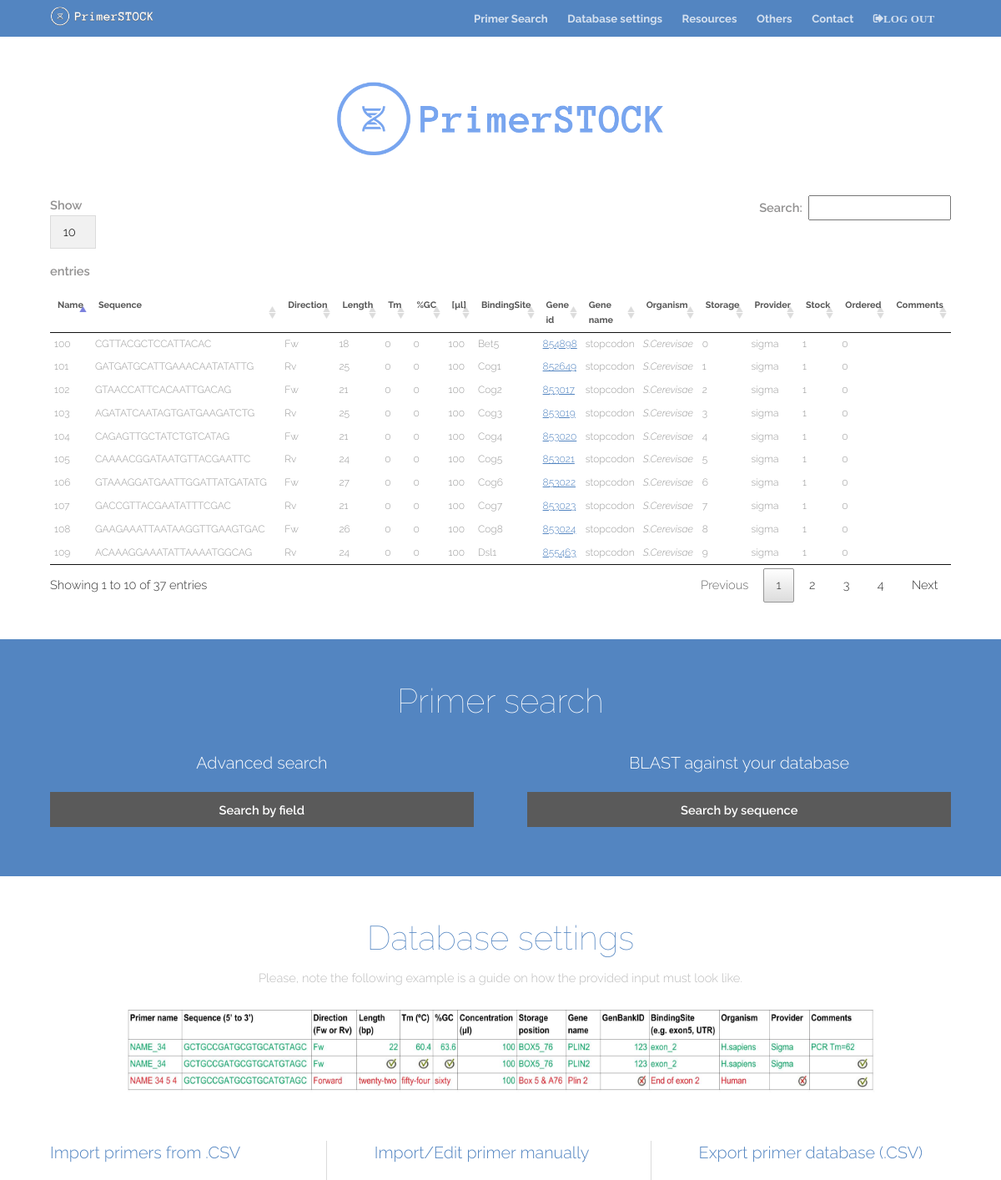
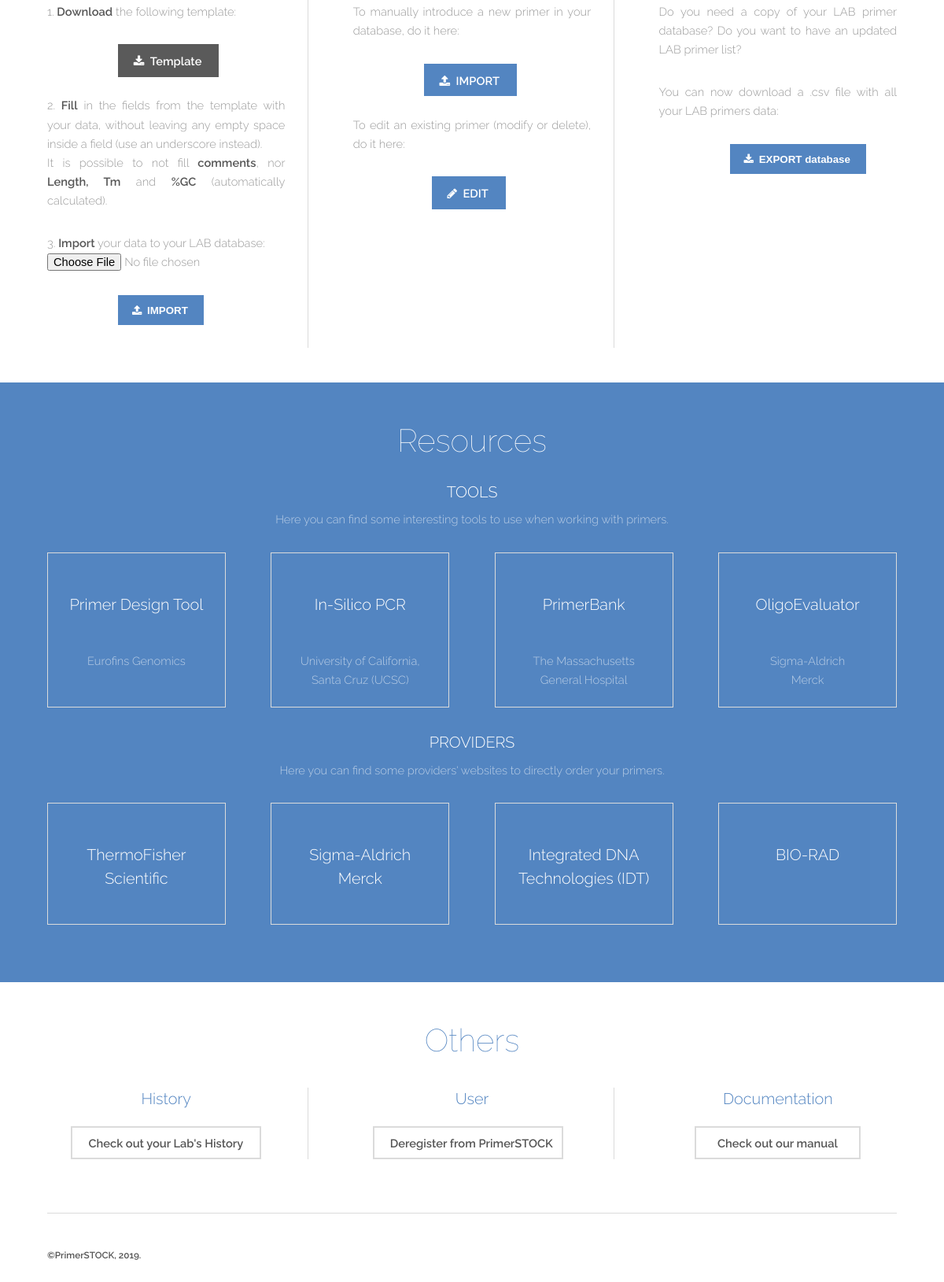
The app's page /users/users.php (signed in) with its own data (2 pictures, top to bottom).
### tables this page shows
CREATE TABLE `Primer` (
  `idPrimer` varchar(45) NOT NULL,
  `Primer_name` varchar(45) NOT NULL,
  `Sequence_5to3` varchar(45) NOT NULL,
  `Direction_FwRv` varchar(2) NOT NULL,
  `Length` int(11) NOT NULL,
  `Tm` decimal(2,0) NOT NULL,
  `pGC` decimal(2,0) NOT NULL,
  `Concentration` decimal(3,0) NOT NULL,
  `Storage_position` varchar(10) DEFAULT NULL,
  `Comments` varchar(50) DEFAULT NULL,
  `Ordered_idOrdered` int(11) NOT NULL,
  `Lab_idLabs` int(11) NOT NULL,
  `Stock_idStock` int(11) NOT NULL,
  `Provider_idProvider` int(11) NOT NULL,
  `BindingSite_idBindingSite` varchar(45) NOT NULL
);

CREATE TABLE `Target` (
  `GenBank_id` int(11) NOT NULL,
  `Target_name` varchar(45) NOT NULL,
  `Organism_idOrganism` int(11) NOT NULL
);

CREATE TABLE `BindingSite` (
  `idBindingSite` varchar(45) NOT NULL,
  `BindingSite_name` varchar(45) NOT NULL,
  `Target_GenBank_id` int(11) NOT NULL
);

CREATE TABLE `Organism` (
  `idOrganism` int(11) NOT NULL,
  `Taxonomic_name` varchar(45) NOT NULL
);

CREATE TABLE `Provider` (
  `idProvider` int(11) NOT NULL,
  `Provider_name` varchar(45) NOT NULL
);

CREATE TABLE `Stock` (
  `idStock` int(11) NOT NULL,
  `in_stock` binary(1) DEFAULT NULL
);

CREATE TABLE `Ordered` (
  `idOrdered` int(11) NOT NULL,
  `is_ordered` binary(1) DEFAULT NULL
);

### users/users.php (the view, shortened to what this page needs)
<?php
$con = getdb();
$lab = $_SESSION['wlab'];
?>
<!DOCTYPE HTML>
<html>
	<head>
		<link rel="stylesheet" href="../assets/css/main.css" />
    <link rel="stylesheet" href="../DataTable/jquery.dataTables.min.css"/>
	</head>
	<body class="subpage">
			<header id="header">
				<div class="inner">
					<a href="../index.php" class="logo"><img src="../images/PrimerStock.svg" alt="logo" height="40" width="125"/></a>
					<nav id="nav">
						<a href="#two">Primer Search</a>
						<a href="#three">Database settings</a>
						<a href="#four">Resources</a>
						<a href="#five">Others</a>
						<a href="../index.php#five">Contact</a>
						<a href="logout.php" class="fa fa-sign-out">LOG OUT<a/>
					</nav>
				</div>
			</header>
		<section id="one" class="wrapper">
		<div class="inner">
					<header class="align-center">
						<img src="../images/PrimerStock_blue.svg" alt="logo" height="150" width="400" class="responsive-a"/>
					</header>
					<table border="0" cellspacing="2" cellpadding="4" id="dataTable">
                    <thead>
                        <tr>
                    <th>Name</th>
                    <th>Sequence</th>
                    <th>Direction</th>
                    <th>Length</th>
                    <th>Tm</th>
                    <th>%GC</th>
                    <th>[µl]</th>
                    <th>BindingSite</th>
                    <th>Gene id</th>
                    <th>Gene name</th>
                    <th>Organism</th>
                    <th>Storage</th>
                    <th>Provider</th>
                    <th>Stock</th>
                    <th>Ordered</th>
                    <th>Comments</th>
                        </tr>
                    </thead>
                   <tbody>
		<?php
		$Sql = "SELECT Primer.Primer_name, Primer.Sequence_5to3, Primer.Direction_FwRv, Primer.Tm, Primer.`pGC`, Primer.Concentration, Primer.Storage_position, Primer.Provider_idProvider, Primer.BindingSite_idBindingSite,  Primer.Comments, Primer.Length, Provider.Provider_name, BindingSite.BindingSite_name, BindingSite.Target_GenBank_id, Target.Target_name, Target.Organism_idOrganism, Organism.Taxonomic_name, Stock.in_stock, Ordered.is_ordered FROM Primer
INNER JOIN Provider ON Primer.Provider_idProvider = Provider.idProvider
INNER JOIN BindingSite ON Primer.BindingSite_idBindingSite = BindingSite.idBindingSite
INNER JOIN Target ON BindingSite.Target_GenBank_id = Target.GenBank_id
INNER JOIN Organism ON Target.Organism_idOrganism = Organism.idOrganism
INNER JOIN Stock ON Primer.Stock_idStock = Stock.idStock
INNER JOIN Ordered ON Primer.Ordered_idOrdered = Ordered.idOrdered WHERE Primer.Lab_idLabs = $lab";
         $result = mysqli_query($con, $Sql);
         if (mysqli_num_rows($result) > 0) {
            while($row = mysqli_fetch_assoc($result)) {
            	?>
            	<tr>
                   <td><?php print $row['Primer_name']; ?></td>
                   <td><?php print $row['Sequence_5to3'] ?></td>
                   <td><?php print $row['Direction_FwRv'] ?></td>
                   <td><?php print $row['Length'] ?></td>
                   <td><?php print $row['Tm'] ?></td>
                   <td><?php print $row['pGC'] ?></td>
                   <td><?php print $row['Concentration'] ?></td>
                   <td><?php print $row['Target_name'] ?></td>
                   <td> <a href="https://www.ncbi.nlm.nih.gov/gene/<?php print $row['Target_GenBank_id'] ?> " target="_blank"><?php print $row['Target_GenBank_id'] ?></a></td>
                   <td><?php print $row['BindingSite_name'] ?></td>
                   <td><i><?php print $row['Taxonomic_name'] ?></i></td>
                   <td><?php print $row['Storage_position'] ?></td>
                   <td><?php print $row['Provider_name'] ?></td>
                   <td><?php print $row['in_stock'] ?></td>
                   <td><?php print $row['is_ordered'] ?></td>
                   <td><?php print $row['Comments'] ?></td>
                </tr>
                <?php
            }
        }
 ?>
    	</tbody>
        </table>
		</div>
		</section>
		<section id="two" class="wrapper style1 special">
			<div class="inner">
					<header class="align-center">
						<h2>Primer search</h2>
					</header>
			<div class="flex flex-2">
				<article>
					<header>
						<h3 align="center">Advanced search</h3>
					</header>
					<footer>
						<a href="../searchfield/advsearchform.php"class="button fit">Search by field</a>
					</footer>
				</article>
				<article>
					<header>
						<h3 align="center">BLAST against your database</h3>
					</header>
					<footer>
						<a href="../blast/blast.php" class="button fit">Search by sequence</a>
					</footer>
				</article>
			</div>
		</section>
		<section id="three" class="wrapper">
				<div class="inner">
					<header class="align-center">
							<h2>Database settings</h2>
							<p>Please, note the following example is a guide on how the provided input must look like.</p>
							<img src="../images/importdata.jpg" height="125" width="900"/>
					</header>
					<div class="flex flex-3">
							<article>
								<header>
									<h3>Import primers from .CSV</h3>
								</header>
								<p align="justify">	1. <b>Download</b> the following template:</p>
									<a href="../importdata/import_template.csv" download="import_template.csv" class="button icon fa-download" style="margin-left: 90px">Template</a>
								<p align="justify"><br>2. <b>Fill</b> in the fields from the template  with your data, without
									leaving any empty space inside a field (use an underscore instead). <br>It is possible to not fill <b>comments</b>, nor <b>Length, Tm </b>and<b> %GC </b>(automatically calculated). </br></p>
									<form class="form-horizontal" action="../importdata/import.php" method="post" name="upload_excel" enctype="multipart/form-data">
										<fieldset>
								<p align="justify">3. <b>Import</b> your data to your LAB database:</br>
									<input type="file" name="file" id="file" accept=".csv" required ></p>
									<button type="submit" id="submit" name="Import" class="button special icon fa-upload" data-loading-text="Loading..."  style="margin-left: 90px">IMPORT</button>
									</fieldset></form>
							</article>
							<article>
								<header>
									<h3>Import/Edit primer manually</h3>
								</header>
								<p align="justify">To manually introduce a new primer in your database, do it here:</p>
								<a href="../importdata/man_importform.php" class="button special icon fa-upload" style="margin-left: 90px">IMPORT</a>
								<p align="justify"></br>To edit an existing primer (modify or delete), do it here:</p>
								<a href="../importdata/modifyprimerform.php" class="button special icon fa-pencil" style="margin-left: 100px">EDIT</a>
							</article>
							<article>
								<header>
									<h3>Export primer database (.CSV)</h3>
								</header>
								<p align="justify">Do you need a copy of your LAB primer database? Do you want to have an updated LAB primer list?</br></p>
								<p align="justify">You can now download a .csv file with all your LAB primers data:
								<form class="form-horizontal" action="../exportdata/export.php" method="post" name="upload_excel" enctype="multipart/form-data">
									<button type="submit" name="Export" class="button special icon fa-download" style="margin-left: 90px">EXPORT database</button>
								</form></p>
							</article>
				</div>
			</section>
			<section id="four" class="wrapper style1 special">
			<div class="inner">
					<header class="align-center">
						<h2>Resources</h2>
						<h3>TOOLS</h3>
						<p>Here you can find some interesting tools to use when working with primers.</p>
					</header>
					<div class="flex flex-4">
						<div class="box" onclick="location.href='https://www.eurofinsgenomics.eu/en/ecom/tools/pcr-primer-design/';" style="cursor: pointer;">
						<p align = "center"><h3>Primer Design Tool</h3><br>Eurofins Genomics</p>
						</div>
						<div class="box" onclick="location.href='https://genome.ucsc.edu/cgi-bin/hgPcr';" style="cursor: pointer;">
						<p align="center"><h3>In-Silico PCR</h3><br>University of California, Santa Cruz (UCSC)</p>
						</div>
						<div class="box" onclick="location.href='https://pga.mgh.harvard.edu/primerbank/';" style="cursor: pointer;">
						<p align = "center"><h3>PrimerBank</h3><br>The Massachusetts General Hospital</p>
						</div>
						<div class="box" onclick="location.href='http://www.oligoevaluator.com/OligoCalcServlet';" style="cursor: pointer;">
						<p align = "center"><h3>OligoEvaluator</h3><br>Sigma-Aldrich<br>Merck</p>
						</div>
					</div>
					<header class="align-center">
						<h3>PROVIDERS</h3>
						<p>Here you can find some providers' websites to directly order your primers.</p>
					</header>
					<div class="flex flex-4">
						<div class="box" onclick="location.href='https://www.thermofisher.com/es/en/home/life-science/oligonucleotides-primers-probes-genes.html';" style="cursor: pointer;">
						<p align = "center"><h3>ThermoFisher Scientific</h3></p>
						</div>
						<div class="box" onclick="location.href='https://www.sigmaaldrich.com/configurator/servlet/DesignCenter?customName=customoligo';" style="cursor: pointer;">
						<p align="center"><h3>Sigma-Aldrich<br>Merck</h3></p>
						</div>
						<div class="box" onclick="location.href='https://eu.idtdna.com/pages/products/custom-dna-rna';" style="cursor: pointer;">
						<p align = "center"><h3>Integrated DNA Technologies (IDT)</h3></p>
						</div>
						<div class="box" onclick="location.href='http://www.bio-rad.com/es-es/product/primepcr-pcr-primers-assays-arrays?ID=M0HROA15';" style="cursor: pointer;">
						<p align = "center"><h3>BIO-RAD</h3><br></p>
						</div>
					</div>
			</div>
			</section>
			<section id="five" class="wrapper">
					<div class="inner">
						<header class="align-center">
							<h2>Others</h2>
						</header>
					<div class="flex flex-3">
							<article>
								<header>
									<h3 align="center">History</h3>
								</header>
						<a href="history.php" class="button alt" style="width:80%; margin-left: 30px" >Check out your Lab's History</a>
							</article>
							<article>
								<header>
									<h3 align="center">User</h3>
								</header>
						<a href="delete.php" class="button alt" style="width:80%; margin-left: 25px" >Deregister from PrimerSTOCK</a>
							</article>
					<article>
								<header>
									<h3 align="center">Documentation</h3>
								</header>
						<a href="history.php" class="button alt" style="width:70%; margin-left: 45px" >Check out our manual</a>
							</article>
						</div>
					</div>
					<br>
				</section>
			<footer id="footer">
				<div class="inner">
					<div class="flex">
						<div class="copyright">
							<b>&copy;PrimerSTOCK, 2019.</b>
						</div>
					</div>
				</div>
			</footer>
	</body>
</html>

### records on screen
primer: Primer_name "109", Sequence_5to3 "ACAAAGGAAATATTAAAATGGCAG", Direction_FwRv "Rv", Length "24", Tm "0", pGC "0", Concentration "100", target.Target_name "Dsl1", BindingSite_idBindingSite.Target_GenBank_id "855463", BindingSite_idBindingSite.BindingSite_name "stopcodon", organism.Taxonomic_name "S.Cerevisae", Storage_position "9", Provider_idProvider.Provider_name "sigma", Stock_idStock.in_stock "1", Ordered_idOrdered.is_ordered "0"
primer: Primer_name "103", Sequence_5to3 "AGATATCAATAGTGATGAAGATCTG", Direction_FwRv "Rv", Length "25", Tm "0", pGC "0", Concentration "100", target.Target_name "Cog3", BindingSite_idBindingSite.Target_GenBank_id "853019", BindingSite_idBindingSite.BindingSite_name "stopcodon", organism.Taxonomic_name "S.Cerevisae", Storage_position "3", Provider_idProvider.Provider_name "sigma", Stock_idStock.in_stock "1", Ordered_idOrdered.is_ordered "0"
primer: Primer_name "105", Sequence_5to3 "CAAAACGGATAATGTTACGAATTC", Direction_FwRv "Rv", Length "24", Tm "0", pGC "0", Concentration "100", target.Target_name "Cog5", BindingSite_idBindingSite.Target_GenBank_id "853021", BindingSite_idBindingSite.BindingSite_name "stopcodon", organism.Taxonomic_name "S.Cerevisae", Storage_position "5", Provider_idProvider.Provider_name "sigma", Stock_idStock.in_stock "1", Ordered_idOrdered.is_ordered "0"
primer: Primer_name "104", Sequence_5to3 "CAGAGTTGCTATCTGTCATAG", Direction_FwRv "Fw", Length "21", Tm "0", pGC "0", Concentration "100", target.Target_name "Cog4", BindingSite_idBindingSite.Target_GenBank_id "853020", BindingSite_idBindingSite.BindingSite_name "stopcodon", organism.Taxonomic_name "S.Cerevisae", Storage_position "4", Provider_idProvider.Provider_name "sigma", Stock_idStock.in_stock "1", Ordered_idOrdered.is_ordered "0"
primer: Primer_name "100", Sequence_5to3 "CGTTACGCTCCATTACAC", Direction_FwRv "Fw", Length "18", Tm "0", pGC "0", Concentration "100", target.Target_name "Bet5", BindingSite_idBindingSite.Target_GenBank_id "854898", BindingSite_idBindingSite.BindingSite_name "stopcodon", organism.Taxonomic_name "S.Cerevisae", Storage_position "0", Provider_idProvider.Provider_name "sigma", Stock_idStock.in_stock "1", Ordered_idOrdered.is_ordered "0"
primer: Primer_name "108", Sequence_5to3 "GAAGAAATTAATAAGGTTGAAGTGAC", Direction_FwRv "Fw", Length "26", Tm "0", pGC "0", Concentration "100", target.Target_name "Cog8", BindingSite_idBindingSite.Target_GenBank_id "853024", BindingSite_idBindingSite.BindingSite_name "stopcodon", organism.Taxonomic_name "S.Cerevisae", Storage_position "8", Provider_idProvider.Provider_name "sigma", Stock_idStock.in_stock "1", Ordered_idOrdered.is_ordered "0"
primer: Primer_name "107", Sequence_5to3 "GACCGTTACGAATATTTCGAC", Direction_FwRv "Rv", Length "21", Tm "0", pGC "0", Concentration "100", target.Target_name "Cog7", BindingSite_idBindingSite.Target_GenBank_id "853023", BindingSite_idBindingSite.BindingSite_name "stopcodon", organism.Taxonomic_name "S.Cerevisae", Storage_position "7", Provider_idProvider.Provider_name "sigma", Stock_idStock.in_stock "1", Ordered_idOrdered.is_ordered "0"
primer: Primer_name "101", Sequence_5to3 "GATGATGCATTGAAACAATATATTG", Direction_FwRv "Rv", Length "25", Tm "0", pGC "0", Concentration "100", target.Target_name "Cog1", BindingSite_idBindingSite.Target_GenBank_id "852649", BindingSite_idBindingSite.BindingSite_name "stopcodon", organism.Taxonomic_name "S.Cerevisae", Storage_position "1", Provider_idProvider.Provider_name "sigma", Stock_idStock.in_stock "1", Ordered_idOrdered.is_ordered "0"
primer: Primer_name "106", Sequence_5to3 "GTAAAGGATGAATTGGATTATGATATG", Direction_FwRv "Fw", Length "27", Tm "0", pGC "0", Concentration "100", target.Target_name "Cog6", BindingSite_idBindingSite.Target_GenBank_id "853022", BindingSite_idBindingSite.BindingSite_name "stopcodon", organism.Taxonomic_name "S.Cerevisae", Storage_position "6", Provider_idProvider.Provider_name "sigma", Stock_idStock.in_stock "1", Ordered_idOrdered.is_ordered "0"
primer: Primer_name "102", Sequence_5to3 "GTAACCATTCACAATTGACAG", Direction_FwRv "Fw", Length "21", Tm "0", pGC "0", Concentration "100", target.Target_name "Cog2", BindingSite_idBindingSite.Target_GenBank_id "853017", BindingSite_idBindingSite.BindingSite_name "stopcodon", organism.Taxonomic_name "S.Cerevisae", Storage_position "2", Provider_idProvider.Provider_name "sigma", Stock_idStock.in_stock "1", Ordered_idOrdered.is_ordered "0"
